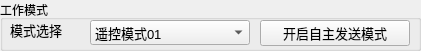
   <widget class="QGroupBox" name="groupBox_WorkMode">
    <property name="geometry">
     <rect>
      <x>10</x>
      <y>10</y>
      <width>421</width>
      <height>51</height>
     </rect>
    </property>
    <property name="title">
     <string>工作模式</string>
    </property>
    <property name="flat">
     <bool>true</bool>
    </property>
    <property name="checkable">
     <bool>false</bool>
    </property>
    <widget class="QComboBox" name="comboBox_WorkMode">
     <property name="geometry">
      <rect>
       <x>90</x>
       <y>20</y>
       <width>160</width>
       <height>25</height>
      </rect>
     </property>
     <property name="minimumSize">
      <size>
       <width>160</width>
       <height>25</height>
      </size>
     </property>
     <property name="maximumSize">
      <size>
       <width>160</width>
       <height>25</height>
      </size>
     </property>
     <property name="font">
      <font>
       <pointsize>10</pointsize>
      </font>
     </property>
     <item>
      <property name="text">
       <string>遥控模式01</string>
      </property>
     </item>
     <item>
      <property name="text">
       <string>定深航行模式02</string>
      </property>
     </item>
     <item>
      <property name="text">
       <string>定艏向航行模式03</string>
      </property>
     </item>
     <item>
      <property name="text">
       <string>定深+定艏向航行模式04</string>
      </property>
     </item>
     <item>
      <property name="text">
       <string>轨迹点自主跟踪模式05</string>
      </property>
     </item>
    </widget>
    <widget class="QLabel" name="label_WorkMode">
     <property name="geometry">
      <rect>
       <x>10</x>
       <y>20</y>
       <width>80</width>
       <height>20</height>
      </rect>
     </property>
     <property name="minimumSize">
      <size>
       <width>80</width>
       <height>20</height>
      </size>
     </property>
     <property name="maximumSize">
      <size>
       <width>80</width>
       <height>20</height>
      </size>
     </property>
     <property name="font">
      <font>
       <family>微软雅黑</family>
       <pointsize>10</pointsize>
      </font>
     </property>
     <property name="text">
      <string>模式选择</string>
     </property>
    </widget>
    <widget class="QPushButton" name="pushButton_AutoTrans">
     <property name="geometry">
      <rect>
       <x>260</x>
       <y>20</y>
       <width>150</width>
       <height>26</height>
      </rect>
     </property>
     <property name="minimumSize">
      <size>
       <width>150</width>
       <height>25</height>
      </size>
     </property>
     <property name="maximumSize">
      <size>
       <width>150</width>
       <height>26</height>
      </size>
     </property>
     <property name="font">
      <font>
       <pointsize>10</pointsize>
      </font>
     </property>
     <property name="text">
      <string>开启自主发送模式</string>
     </property>
    </widget>
   </widget>
